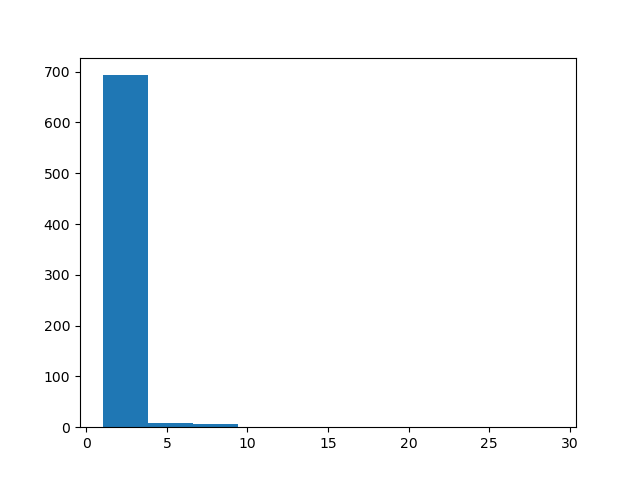

Write Python code to recreate this figure.
import datetime
import pandas as pd
import matplotlib.pyplot as plt
dataset = pd.read_csv('https://storage.googleapis.com/dqlab-dataset/retail_raw_reduced.csv')
dataset['order_month'] = dataset['order_date'].apply(lambda x: datetime.datetime.strptime(x, "%Y-%m-%d").strftime('%Y-%m'))
dataset['gmv'] = dataset['item_price']*dataset['quantity']
dataset_dki_q4 = dataset[(dataset['province']=='DKI Jakarta') & (dataset['order_month'] >= '2019-10')]

data_per_customer = (dataset_dki_q4.groupby('customer_id')
                                   .agg({'order_id':'nunique',
                                         'quantity': 'sum',
                                         'gmv':'sum'})
                                   .reset_index()
                                   .rename(columns={'order_id':'orders'}))

plt.clf()
# Histogram pertama
plt.figure()
plt.hist(data_per_customer['orders'])
plt.show()
# Histogram kedua
plt.figure()
plt.hist(data_per_customer['orders'], range=(1,5))
plt.title('Distribution of Number of Orders per Customer\nDKI Jakarta in Q4 2019', fontsize=15, color='blue')
plt.xlabel('Number of Orders', fontsize=12)
plt.ylabel('Number of Customers', fontsize=12)
plt.show()
